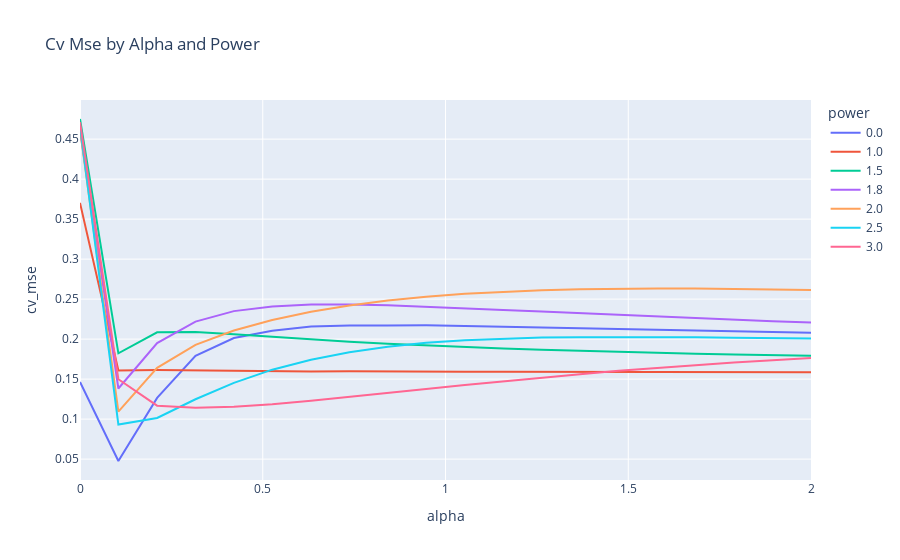

The code cell stored with this chart in its notebook:
### Code cell
plot_measure('cv_mse')

### Figure 1 — Plotly figure (JSON) as saved in the notebook; plotly's stock layout.template omitted (floating-point values rounded to 4 significant figures)
{"data": [{"hovertemplate": "power=0.0<br>alpha=%{x}<br>cv_mse=%{y}<extra></extra>", "legendgroup": "0.0", "line": {"color": "#636efa", "dash": "solid"}, "marker": {"symbol": "circle"}, "mode": "lines", "name": "0.0", "orientation": "v", "showlegend": true, "type": "scatter", "x": [0, 0.105, 0.211, 0.316, 0.421, 0.526, 0.632, 0.737, 0.842, 0.947, 1.053, 1.158, 1.263, 1.368, 1.474, 1.579, 1.684, 1.789, 1.895, 2], "xaxis": "x", "y": [0.1466, 0.04764, 0.1265, 0.179, 0.2013, 0.2104, 0.2157, 0.217, 0.2172, 0.2172, 0.2163, 0.2152, 0.2141, 0.2136, 0.2119, 0.2112, 0.2105, 0.2097, 0.2089, 0.2079], "yaxis": "y"}, {"hovertemplate": "power=1.0<br>alpha=%{x}<br>cv_mse=%{y}<extra></extra>", "legendgroup": "1.0", "line": {"color": "#EF553B", "dash": "solid"}, "marker": {"symbol": "circle"}, "mode": "lines", "name": "1.0", "orientation": "v", "showlegend": true, "type": "scatter", "x": [0, 0.105, 0.211, 0.316, 0.421, 0.526, 0.632, 0.737, 0.842, 0.947, 1.053, 1.158, 1.263, 1.368, 1.474, 1.579, 1.684, 1.789, 1.895, 2], "xaxis": "x", "y": [0.3704, 0.1608, 0.1613, 0.1606, 0.1603, 0.16, 0.1596, 0.1598, 0.1594, 0.1592, 0.1591, 0.1591, 0.1591, 0.159, 0.159, 0.1588, 0.1588, 0.1587, 0.1586, 0.1586], "yaxis": "y"}, {"hovertemplate": "power=1.5<br>alpha=%{x}<br>cv_mse=%{y}<extra></extra>", "legendgroup": "1.5", "line": {"color": "#00cc96", "dash": "solid"}, "marker": {"symbol": "circle"}, "mode": "lines", "name": "1.5", "orientation": "v", "showlegend": true, "type": "scatter", "x": [0, 0.105, 0.211, 0.316, 0.421, 0.526, 0.632, 0.737, 0.842, 0.947, 1.053, 1.158, 1.263, 1.368, 1.474, 1.579, 1.684, 1.789, 1.895, 2], "xaxis": "x", "y": [0.4752, 0.1823, 0.2085, 0.209, 0.2062, 0.2029, 0.1996, 0.1968, 0.1942, 0.192, 0.19, 0.1883, 0.1867, 0.1853, 0.1841, 0.1829, 0.1818, 0.1808, 0.1799, 0.1791], "yaxis": "y"}, {"hovertemplate": "power=1.8<br>alpha=%{x}<br>cv_mse=%{y}<extra></extra>", "legendgroup": "1.8", "line": {"color": "#ab63fa", "dash": "solid"}, "marker": {"symbol": "circle"}, "mode": "lines", "name": "1.8", "orientation": "v", "showlegend": true, "type": "scatter", "x": [0, 0.105, 0.211, 0.316, 0.421, 0.526, 0.632, 0.737, 0.842, 0.947, 1.053, 1.158, 1.263, 1.368, 1.474, 1.579, 1.684, 1.789, 1.895, 2], "xaxis": "x", "y": [0.4614, 0.1383, 0.1951, 0.2218, 0.235, 0.2409, 0.2431, 0.2432, 0.2422, 0.2406, 0.2387, 0.2365, 0.2344, 0.2323, 0.2302, 0.2281, 0.2262, 0.2243, 0.2225, 0.2207], "yaxis": "y"}, {"hovertemplate": "power=2.0<br>alpha=%{x}<br>cv_mse=%{y}<extra></extra>", "legendgroup": "2.0", "line": {"color": "#FFA15A", "dash": "solid"}, "marker": {"symbol": "circle"}, "mode": "lines", "name": "2.0", "orientation": "v", "showlegend": true, "type": "scatter", "x": [0, 0.105, 0.211, 0.316, 0.421, 0.526, 0.632, 0.737, 0.842, 0.947, 1.053, 1.158, 1.263, 1.368, 1.474, 1.579, 1.684, 1.789, 1.895, 2], "xaxis": "x", "y": [0.4618, 0.1094, 0.1641, 0.1929, 0.2108, 0.2239, 0.2341, 0.2421, 0.2483, 0.2529, 0.2566, 0.2592, 0.2611, 0.2623, 0.263, 0.2632, 0.2632, 0.2628, 0.2622, 0.2614], "yaxis": "y"}, {"hovertemplate": "power=2.5<br>alpha=%{x}<br>cv_mse=%{y}<extra></extra>", "legendgroup": "2.5", "line": {"color": "#19d3f3", "dash": "solid"}, "marker": {"symbol": "circle"}, "mode": "lines", "name": "2.5", "orientation": "v", "showlegend": true, "type": "scatter", "x": [0, 0.105, 0.211, 0.316, 0.421, 0.526, 0.632, 0.737, 0.842, 0.947, 1.053, 1.158, 1.263, 1.368, 1.474, 1.579, 1.684, 1.789, 1.895, 2], "xaxis": "x", "y": [0.4667, 0.09321, 0.1014, 0.1248, 0.1453, 0.1618, 0.1743, 0.1837, 0.1906, 0.1953, 0.1986, 0.2007, 0.2019, 0.2025, 0.2027, 0.2026, 0.2022, 0.2018, 0.2013, 0.2008], "yaxis": "y"}, {"hovertemplate": "power=3.0<br>alpha=%{x}<br>cv_mse=%{y}<extra></extra>", "legendgroup": "3.0", "line": {"color": "#FF6692", "dash": "solid"}, "marker": {"symbol": "circle"}, "mode": "lines", "name": "3.0", "orientation": "v", "showlegend": true, "type": "scatter", "x": [0, 0.105, 0.211, 0.316, 0.421, 0.526, 0.632, 0.737, 0.842, 0.947, 1.053, 1.158, 1.263, 1.368, 1.474, 1.579, 1.684, 1.789, 1.895, 2], "xaxis": "x", "y": [0.4713, 0.1499, 0.1168, 0.1142, 0.1156, 0.1186, 0.1229, 0.1276, 0.1326, 0.1376, 0.1425, 0.1473, 0.1519, 0.1562, 0.1603, 0.1641, 0.1676, 0.1708, 0.1737, 0.1764], "yaxis": "y"}], "layout": {"legend": {"title": {"text": "power"}, "tracegroupgap": 0}, "title": {"text": "Cv Mse by Alpha and Power"}, "xaxis": {"anchor": "y", "domain": [0, 1], "title": {"text": "alpha"}}, "yaxis": {"anchor": "x", "domain": [0, 1], "title": {"text": "cv_mse"}}}}
